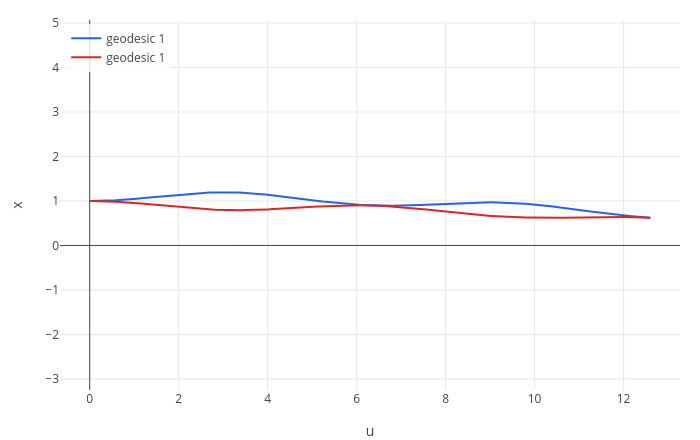

The notebook cell this image was saved under:
### Markdown cell above
Following just two particles, the one on the $x$ axis and the one on the $y$ axis, and plotting their distance from the
centre:

### Code cell
px = geodesic(pp, [0, 0, 1, 0], [1, -0.5, 0, 0], 12.6, [u x]);
py = geodesic(pp, [0, 0, 0, 1], [1, -0.5, 0, 0], 12.6, [u y]);
show(px, py)

### Figure 1 — Plotly figure (JSON) as saved in the notebook; plotly's stock layout.template omitted (floating-point values rounded to 4 significant figures; data arrays with more than 128 entries replaced by an {"elided": "..."} marker saying what was removed)
{"data": [{"line": {"color": "#2563eb", "width": 2}, "mode": "lines", "name": "geodesic 1", "type": "scatter", "x": {"elided": "1253 float values"}, "y": {"elided": "1253 float values"}}, {"line": {"color": "#dc2626", "width": 2}, "mode": "lines", "name": "geodesic 1", "type": "scatter", "x": {"elided": "1253 float values"}, "y": {"elided": "1253 float values"}}], "layout": {"height": 440, "legend": {"bgcolor": "rgba(255,255,255,0.8)", "x": 0.01, "y": 0.99}, "margin": {"b": 50, "l": 60, "r": 20, "t": 20}, "showlegend": true, "title": {"text": ""}, "width": 700, "xaxis": {"title": {"text": "u"}, "zeroline": true}, "yaxis": {"range": [-3.249, 5.067], "scaleanchor": "x", "scaleratio": 1, "title": {"text": "x"}, "zeroline": true}}}
